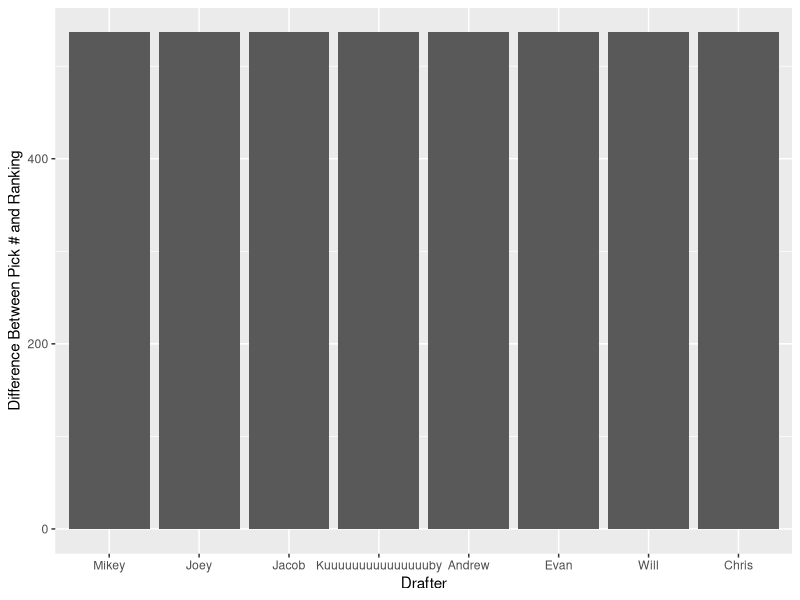

The R script that drew this image: (Note: this script raises an error after producing the figure.)
## ---- chunk 1
knitr::opts_chunk$set(fig.width=12, fig.height=8, fig.path='Figs/',
                      echo=FALSE, warning=FALSE, message=FALSE)
options(width=100)
## ---- chunk 2
knitr::opts_chunk$set(echo = TRUE)
## ---- chunk 3
library("reshape2")
library("plyr")
    
draftData <- read.csv("./Draft.csv")
print.data.frame(head(draftData), row.names=FALSE)
## ---- chunk 4
# Melt the data
draftData <- melt(draftData, id.vars = "ROUND")

# Drop the row names
rownames(draftData) <- NULL

# Order by round (this is a stable sort)
draftData <- draftData[order(draftData$ROUND), ]

# Rename some columns
draftData <- rename(draftData, c("variable" = "Drafter", "value" = "Player", "ROUND" = "Round"))

print.data.frame(head(draftData, n=10), row.names=FALSE)
## ---- chunk 5
# Creates the sequence: 1,2,3,4,5,6,7,8,16,15,14,13,12,11,10,9,17,18,19,20....
snakeFunction <- function(n, rowLen=8)
{
  lapply(1:n, function(i){
    groupIndicator <- ceiling(i / rowLen)
    # Increasing group
    if (groupIndicator %% 2 == 1)
    {
      i
    }
    # Decreasing group
    else
    {
      rowLen*groupIndicator - ((i - 1) %% rowLen)
    }
  })
}

# Create the list for out draft (8 drafters, 16 rounds)
pickOrdering <- snakeFunction(8*16)

unlist(pickOrdering)
## ---- chunk 6
# Add the pick numbers to the draft data
draftData$PickNumber <- pickOrdering
draftData <- as.data.frame(lapply(draftData, unlist))

# Order the draft data by pick number
draftData <- draftData[order(draftData$PickNumber),]

print.data.frame(head(draftData, n=10), row.names=FALSE)
## ---- chunk 7
espn <- read.csv("./ESPN_Rankings.csv")

print.data.frame(head(espn, n=10), row.names=FALSE)
## ---- chunk 8
# Join espn rankings data with draft data 
joinedData <- join(draftData, espn, by="Player")

# Some players will not have an ESPN ranking, give these players a worst ranking + 1
joinedData$Rank[is.na(joinedData$Rank)] <- nrow(espn) + 1

print.data.frame(head(joinedData, n=10), row.names=FALSE)
## ---- chunk 9
joinedData$RankDiff <- joinedData$Rank - joinedData$PickNumber

print.data.frame(head(joinedData, n=10), row.names=FALSE)
## ---- chunk 10
avgDiffs <- aggregate(RankDiff ~ Drafter, joinedData, FUN=mean)

# Order factor by worst draft to best
avgDiffs <- within(avgDiffs, Drafter <- factor(Drafter, levels=avgDiffs[order(avgDiffs$RankDiff), "Drafter"]))

# Order dataframe by worst draft to best
avgDiffs <- avgDiffs[order(avgDiffs$RankDiff, decreasing = FALSE),]

print.data.frame(avgDiffs, row.names=FALSE)
## ---- chunk 11
library(ggplot2)
ggplot(avgDiffs, aes(x=Drafter, y=RankDiff)) + geom_bar(stat = "identity") + ylab("Difference Between Pick # and Ranking")
## ---- chunk 12
posDiffs <- aggregate(RankDiff ~ Pos, joinedData, FUN=mean)

posDiffs <- within(posDiffs, Pos <- factor(Pos, levels=posDiffs[order(posDiffs$RankDiff), "Pos"]))

# Order dataframe by worst draft to best
posDiffs <- posDiffs[order(posDiffs$RankDiff, decreasing = TRUE),]

print.data.frame(posDiffs, row.names=FALSE)

ggplot(posDiffs, aes(x=Pos, y=RankDiff)) + geom_bar(stat = "identity") + ylab("Difference Between Pick # and Ranking")
## ---- chunk 13
# Scatter colored by drafter 
ggplot(joinedData, aes(x=PickNumber,y=Rank)) + geom_point(aes(color=Drafter)) + geom_abline() + xlab("Pick #")
## ---- chunk 14
# Scatter colored by position 
ggplot(joinedData, aes(x=PickNumber,y=Rank)) + geom_point(aes(color=Pos)) + geom_abline() + xlab("Pick #")
## ---- chunk 15
# Scatter colored by position 
ggplot(joinedData, aes(x=Round, y=RankDiff)) + geom_line() + facet_wrap(~Drafter, ncol=2) + geom_hline(yintercept = 0, linetype=2) + geom_point(aes(color=Pos)) + ylab("Difference Between Pick # and Ranking")
